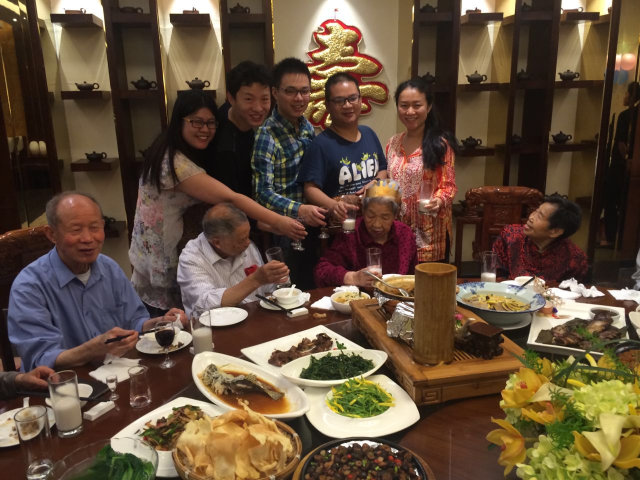
#> input picture test.jpg, 1280 x 960 px (shown at 1/2 size)
$ python -i prepare.py   (imports and definitions only)
#> lines starting #> are read from the running program, lines starting #| are printed output that depends on the picture
#> further down, picture is the input picture: shape (960, 1280, 3); mean B, G, R 58.8, 78.1, 98
import numpy as np
import cv2
from skimage import io

PIC_SIZE = 256
PIC_CUT = 8

def noise(data, sigma):
    for i in range(len(data)):
        np.random.seed()
        ga_num = np.random.normal(scale=sigma, size=data[i].shape)
        data[i] = data[i] + ga_num
    noise_arr = io.concatenate_images(data)/255
    print(noise_arr.shape)
    np.save("train_data/numeric_data/noise_data", noise_arr)

def blur(data, with_resize = False):
#> called with with_resize = False
    for i in range(len(data)):
        data[i] = cv2.GaussianBlur(data[i], ksize=(0,0), sigmaX=0.8, sigmaY=0.8)
        if with_resize == True:
            data[i] = cv2.resize(data[i], (16,16))
            data[i] = cv2.resize(data[i], (32,32), interpolation = cv2.INTER_CUBIC)
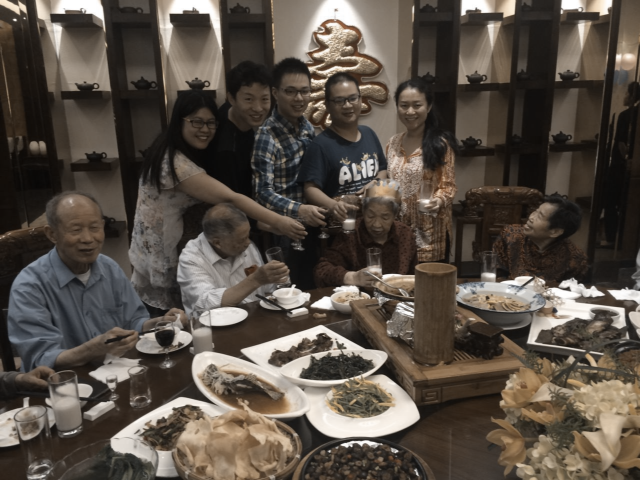
#> data: shape (960, 1280, 3) (shown at 1/2 size); mean B, G, R 69.4, 78.2, 87.1
    blur_arr = io.concatenate_images(data)/255
    print(blur_arr.shape)
#| (960, 1280, 3)
    np.save("train_data/numeric_data/blur_data", blur_arr)

def lowres(data):
    for i in range(len(data)):
        data[i] = cv2.resize(data[i], (16, 16))
        data[i] = cv2.resize(data[i], (32, 32), interpolation=cv2.INTER_CUBIC)
    lowres_arr = io.concatenate_images(data)/255
    print(lowres_arr.shape)
    np.save("train_data/numeric_data/lowres_data", lowres_arr)

#load image
path = "train_data/imnet/"
prefix = 'Places2_test_'
all_pics = []
# [5 lines not run here, left out]

#crop image as certain size
data = []
# [6 lines not run here, left out]

#Target data
# [1 line that did not run here, left out]
# [8 lines not run here, left out]

>>> import cv2
>>> picture = cv2.imread('test.jpg')
>>> result = blur(picture)

$ run again, on origin.jpg
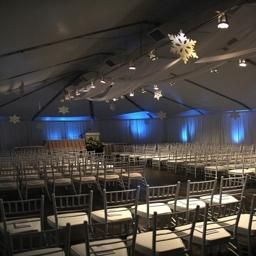
#> input picture origin.jpg, 256 x 256 px
#> picture is the input picture: shape (256, 256, 3); mean B, G, R 62.8, 66.5, 70.6
#> after the loop in blur, `for i in range(len(data)):`:
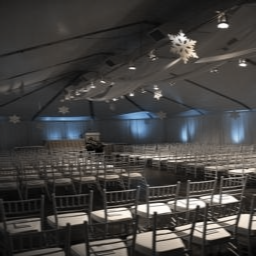
#> data: shape (256, 256, 3); mean B, G, R 64.8, 66.6, 68.3
#| (256, 256, 3)

$ run again, on cubic.png
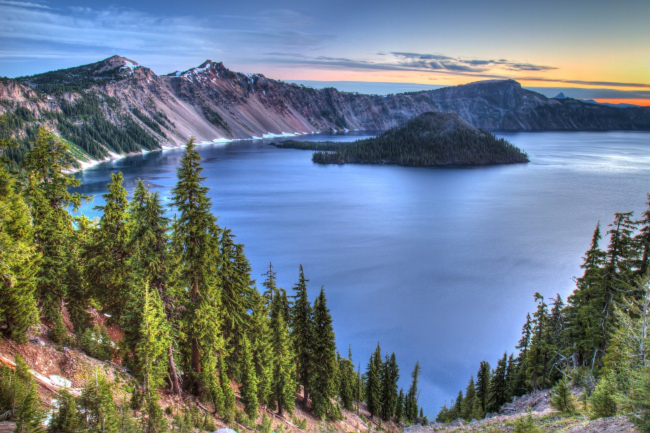
#> input picture cubic.png, 1300 x 866 px (shown at 1/2 size)
#> picture is the input picture: shape (866, 1300, 3); mean B, G, R 133.9, 122.1, 108.5
#> after the loop in blur, `for i in range(len(data)):`:
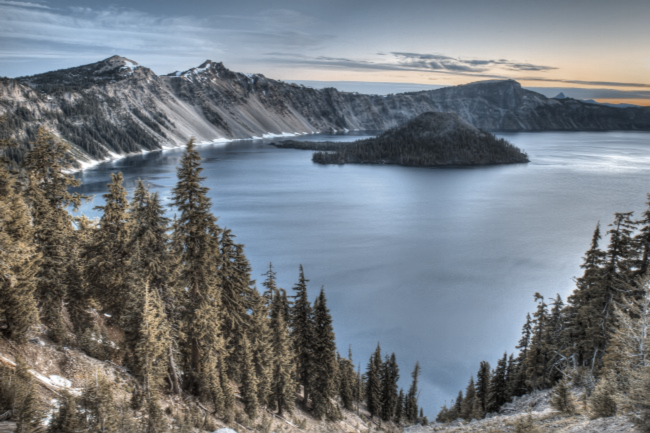
#> data: shape (866, 1300, 3) (shown at 1/2 size); mean B, G, R 127.4, 121.7, 115.9
#| (866, 1300, 3)
